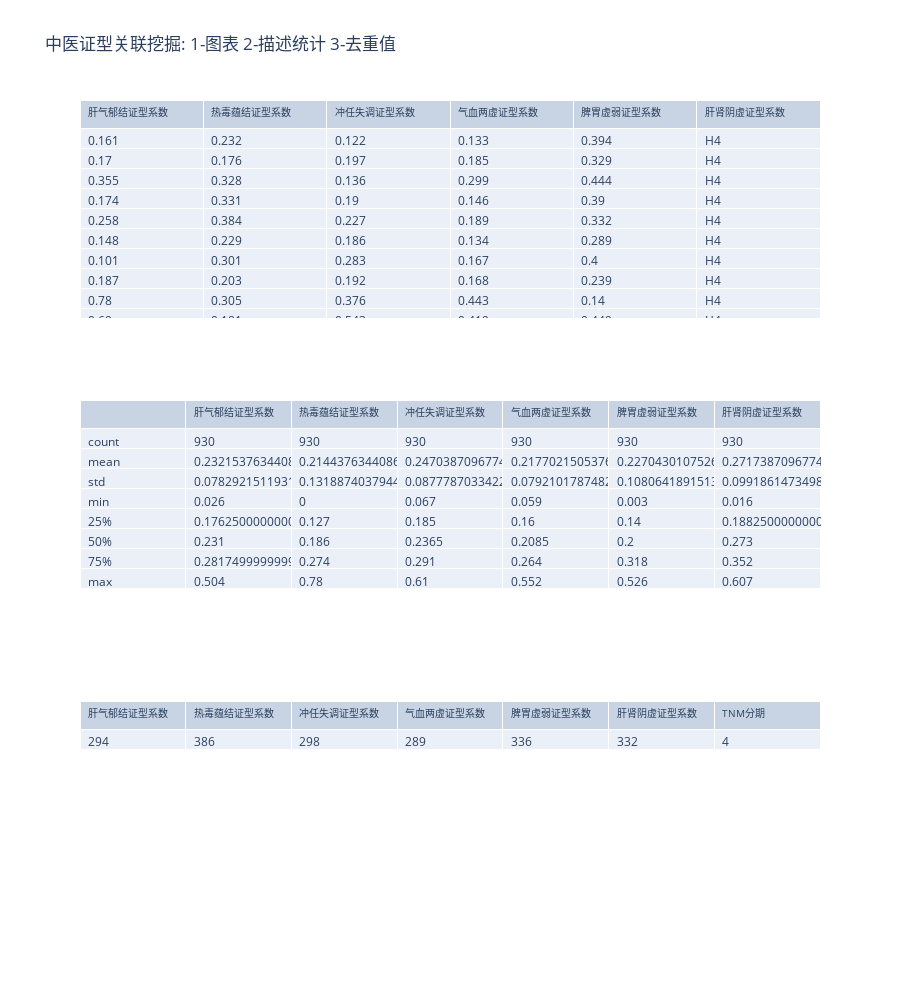

Source (notebook cell):
### Code cell
data  = pd.read_excel('./data/data.xls',usecols=[0,1,2,3,4,5,7])
data_d = data.describe().reset_index()
data_n = data.nunique().reset_index().T
fig = make_subplots(
    rows=3, cols=1,
    specs=[[{"type": "table"}],[{"type": "table"}],[{"type": "table"}]]
)

fig.add_trace(
    go.Table(
        header=dict(
            values=['','肝气郁结证型系数', '热毒蕴结证型系数', '冲任失调证型系数', '气血两虚证型系数', '脾胃虚弱证型系数', '肝肾阴虚证型系数'],
            font=dict(size=10),
            align="left"
        ),
        cells=dict(
            values=[data_d[k].tolist() for k in data_d.columns],
            align = "left")
    ),
    row=2, col=1
)

fig.add_trace(
    go.Table(
        header=dict(
            values=['肝气郁结证型系数', '热毒蕴结证型系数', '冲任失调证型系数', '气血两虚证型系数', '脾胃虚弱证型系数', '肝肾阴虚证型系数'],
            font=dict(size=10),
            align="left"
        ),
        cells=dict(
            values=[data[k].tolist() for k in data.columns[1:]],
            align = "left"),
             name= '1'
    ),
    row=1, col=1
)

fig.add_trace(
    go.Table(
        header=dict(
            values=[data_n[k].tolist()[:1] for k in data_n.columns],
            font=dict(size=10),
            align="left"
        ),
        cells=dict(
            values=[data_n[k].tolist()[1:] for k in data_n.columns],
            align = "left")
    ),
    row=3, col=1
)

fig.update_layout(
    height=1000,
    showlegend=False,
    title_text="中医证型关联挖掘: 1-图表 2-描述统计 3-去重值"

)

fig.show()

### Figure 1 — Plotly figure (JSON) as saved in the notebook; plotly's stock layout.template omitted (floating-point values rounded to 4 significant figures; data arrays with more than 128 entries replaced by an {"elided": "..."} marker saying what was removed)
{"data": [{"cells": {"align": "left", "values": [["count", "mean", "std", "min", "25%", "50%", "75%", "max"], [930, 0.2322, 0.07829, 0.026, 0.1763, 0.231, 0.2817, 0.504], [930, 0.2144, 0.1319, 0, 0.127, 0.186, 0.274, 0.78], [930, 0.247, 0.08778, 0.067, 0.185, 0.2365, 0.291, 0.61], [930, 0.2177, 0.07921, 0.059, 0.16, 0.2085, 0.264, 0.552], [930, 0.227, 0.1081, 0.003, 0.14, 0.2, 0.318, 0.526], [930, 0.2717, 0.09919, 0.016, 0.1883, 0.273, 0.352, 0.607]]}, "domain": {"x": [0, 1], "y": [0.3667, 0.6333]}, "header": {"align": "left", "font": {"size": 10}, "values": ["", "肝气郁结证型系数", "热毒蕴结证型系数", "冲任失调证型系数", "气血两虚证型系数", "脾胃虚弱证型系数", "肝肾阴虚证型系数"]}, "type": "table"}, {"cells": {"align": "left", "values": {"elided": "6x930 mixed values"}}, "domain": {"x": [0, 1], "y": [0.7333, 1]}, "header": {"align": "left", "font": {"size": 10}, "values": ["肝气郁结证型系数", "热毒蕴结证型系数", "冲任失调证型系数", "气血两虚证型系数", "脾胃虚弱证型系数", "肝肾阴虚证型系数"]}, "name": "1", "type": "table"}, {"cells": {"align": "left", "values": [[294], [386], [298], [289], [336], [332], [4]]}, "domain": {"x": [0, 1], "y": [0, 0.2667]}, "header": {"align": "left", "font": {"size": 10}, "values": [["肝气郁结证型系数"], ["热毒蕴结证型系数"], ["冲任失调证型系数"], ["气血两虚证型系数"], ["脾胃虚弱证型系数"], ["肝肾阴虚证型系数"], ["TNM分期"]]}, "type": "table"}], "layout": {"height": 1000, "showlegend": false, "title": {"text": "中医证型关联挖掘: 1-图表 2-描述统计 3-去重值"}}}
